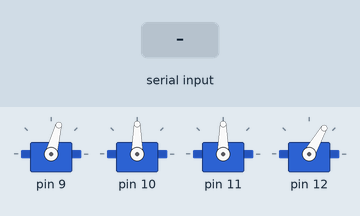
Simulated run of this sketch. Board: Arduino Uno, built with avr-gcc and run on an emulated ATmega328P. On the bench: 4 × servo. Inputs (shaded band) come from the test bench.

Above: at 1.2 s.
1.3 s: "1" received over Serial
At 2.6 s:
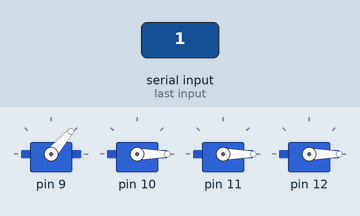
4.3 s: "0" received over Serial
At 6.9 s:
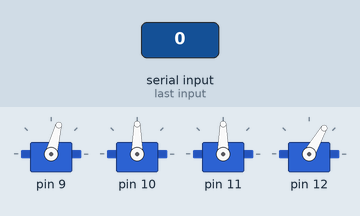
Timing chart, 0 to 8.4 s (numbered marks = the images above; inputs shaded):
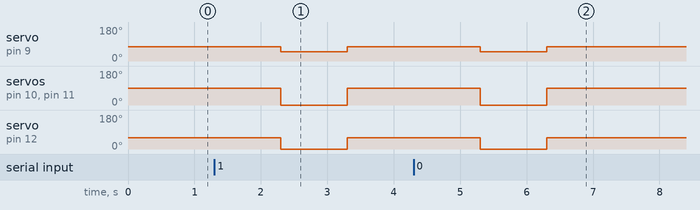

Measured:
- after the input at 1.3 s, servo on pin 9: 75° → 49° after 1.0 s, → 75° 1.0 s later; servo on pin 10, servo on pin 11: 90° → 0° after 1.0 s, → 90° 1.0 s later; servo on pin 12: 60° → 0° after 1.0 s, → 60° 1.0 s later
- after the input at 4.3 s, servo on pin 9: 75° → 48° after 1.0 s, → 75° 1.0 s later; servo on pin 10, servo on pin 11: 90° → 0° after 1.0 s, → 90° 1.0 s later; servo on pin 12: 60° → 0° after 1.0 s, → 60° 1.0 s later

The sketch:

Face_tracking.ino
```cpp
#include <Servo.h>

Servo servo[4];
int default_angle[4] = {75, 90, 90, 60};

void setup()
{
    Serial.begin(115200);
    servo[0].attach(9);
    servo[1].attach(10);
    servo[2].attach(11);
    servo[3].attach(12);

    for (size_t i = 0; i < 4; i++)
    {
        servo[i].write(default_angle[i]);
    }
}

byte angle[4];
byte pre_angle[4];
long t = millis();

void loop()
{
    if (Serial.available())
    {
        Serial.readBytes(angle, 4);
        for (size_t i = 0; i < 4; i++)
        {
            if (angle[i] != pre_angle[i])
            {
                servo[i].write(angle[i]);
                pre_angle[i] = angle[i];
            }
        }
        t = millis();
    }

    if (millis() - t > 1000)
    {
        for (size_t i = 0; i < 4; i++)
        {
            servo[i].write(default_angle[i]);
            pre_angle[i] = default_angle[i];
        }
    }
}
```
